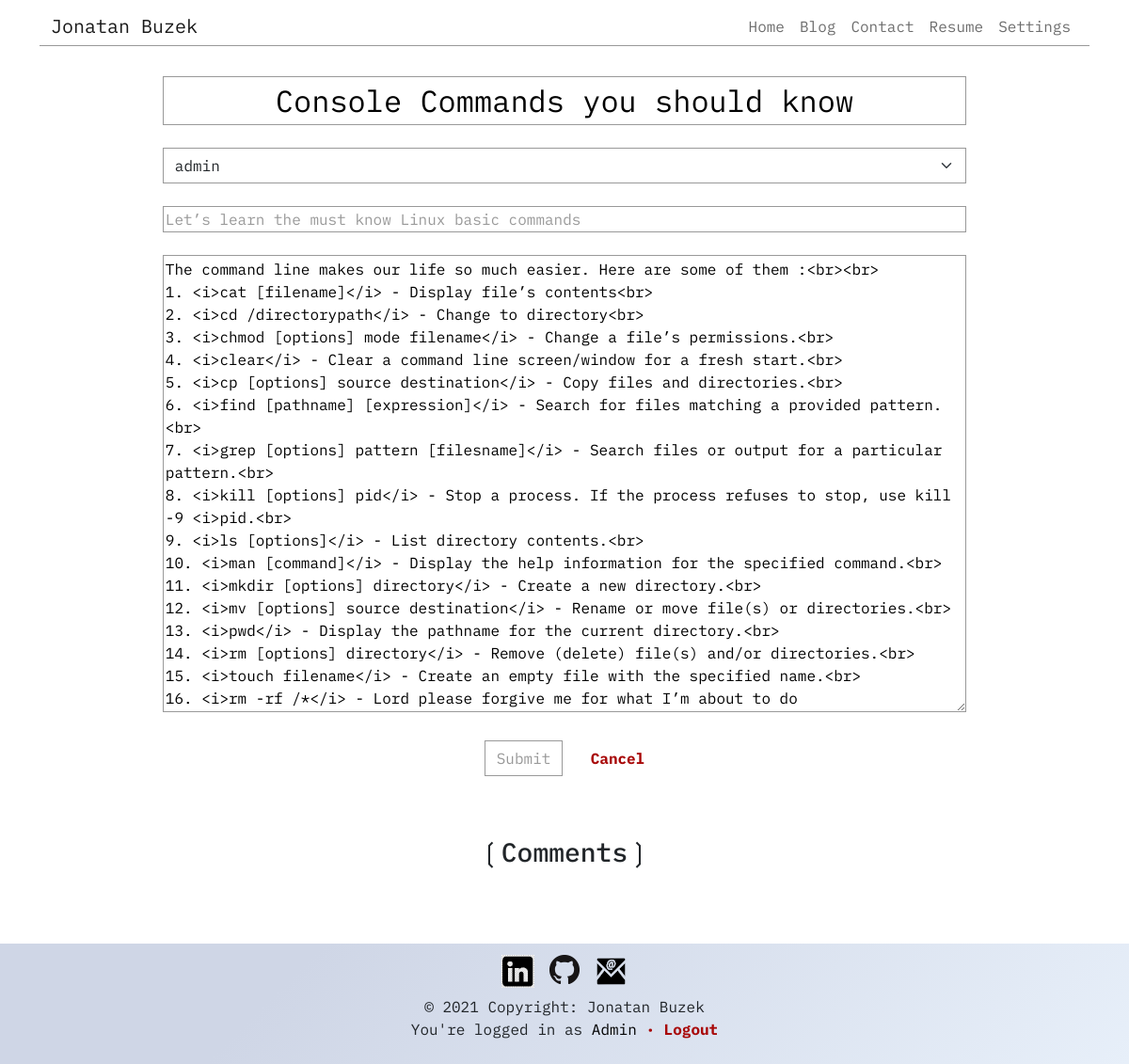
The page /index.php?action=post-edit-3 (signed in) on the database its author committed.
### tables this page shows
CREATE TABLE `posts` (
  `id` int(11) NOT NULL,
  `created_date` datetime NOT NULL,
  `updated_date` datetime DEFAULT NULL,
  `fk_author` int(11) NOT NULL,
  `title` varchar(255) NOT NULL,
  `header` text NOT NULL,
  `content` text NOT NULL
);

CREATE TABLE `users` (
  `id` int(11) NOT NULL,
  `username` varchar(255) NOT NULL,
  `password` varchar(255) NOT NULL,
  `email` varchar(255) NOT NULL,
  `user_type` varchar(20) NOT NULL DEFAULT 'visitor'
);

### public/index.php (called while the page is built, shortened)
<?php
require ROOT.'/Core/Security/Session.php';
$session = new Core\Security\Session();
if (filter_input(INPUT_GET, 'action')) {
    $action = explode('-', filter_input(INPUT_GET, 'action'));
} else {
    $action = 'homepage';
}
$app = new \App\App($action, $session);
$app->run();

### Core/Autoloader.php (called while the page is built, shortened)
<?php
class Autoloader {
    public function register() {
        spl_autoload_register(function ($class) {
            $class = str_replace('\\', '/', $class);
        });
    }
}

### App/Model/PostManager.php (called while the page is built, shortened)
<?php
class PostManager
{
    protected $pdo;
    public function __construct($pdo) {
        $this->pdo = $pdo;
    }
    public function fetch($postId) {
        $sql = 'SELECT id postId, DATE_FORMAT(updated_date, "%d.%m.%Y") updatedDate, fk_author fkAuthor, title, header, content FROM posts WHERE id = :id';
        $query = $this->pdo->prepare($sql);
        $query->bindValue('id', $postId, \PDO::PARAM_INT);
        $query->execute();
        $result = $query->fetchObject('App\Entity\Post');
        if ($result) {
            return $result;
        } else {
            return -1;
        }
    }
}

### App/Entity/Post.php (called while the page is built, shortened)
<?php
class Post
{
    protected $postId;
    protected $fkAuthor;
    protected $title;
    protected $header;
    protected $content;
    public function getId(): int
    {
        return $this->postId;
    }
    public function getFkAuthor()
    {
        return $this->fkAuthor;
    }
    public function getTitle(): string
    {
        return $this->title;
    }
    public function getHeader(): string
    {
        return $this->header;
    }
    public function getContent(): string
    {
        return $this->content;
    }
}

### App/Model/UserManager.php (called while the page is built, shortened)
<?php
class UserManager {
    protected $pdo;
    public function __construct($pdo) {
            $this->pdo = $pdo;
    }
    public function fetch(User $user) {
        $sql = 'SELECT id userId, username, password, email, user_type FROM users WHERE id = :id OR username = :username';
        $query = $this->pdo->prepare($sql);
        $query->bindValue(':id', $user->getId(), \PDO::PARAM_INT);
        $query->bindValue(':username', $user->getUsername());
        $query->execute();
        $result = $query->fetchObject('App\Entity\User');
        if ($result) {
            return $result;
        } else {
            return -1;
        }
    }
    public function authorList() {
        $sql = 'SELECT id, username FROM users WHERE user_type = "admin" ORDER BY username';
        $query = $this->pdo->prepare($sql);
        $query->execute();
        $authors_list = $query->fetchAll();
        $authors = array();
        foreach ($authors_list as $author) {
            $authors[$author['id']] = $author['username'];
        }
        return $authors;
    }
}

### App/Entity/User.php (called while the page is built, shortened)
<?php
class User
{
    protected $userId;
    protected $username;
    public function getId()
    {
        return $this->userId;
    }
    public function setId(int $userId)
    {
        $this->userId = $userId;
    }
    public function getUsername()
    {
        return $this->username;
    }
}

### App/Model/CommentManager.php (called while the page is built, shortened)
<?php
class CommentManager
{
    protected $pdo;
    public function __construct($pdo) {
        $this->pdo = $pdo;
    }
    public function fetchAllFromPost($post) {
        $sql = 'SELECT id commentId, DATE_FORMAT(created_date, "%d.%m.%Y-%H:%i:%s") createdDate, fk_author fkAuthor, verified, content';
        $sql.= ' FROM comments WHERE fk_post = :post ORDER BY created_date';
        $query = $this->pdo->prepare($sql);
        $query->bindValue('post', $post, \PDO::PARAM_INT);
        $query->execute();
        $result = $query->fetchAll(\PDO::FETCH_CLASS, 'App\Entity\Comment');
        return $result;
    }
}

### Core/Security/Session.php (called while the page is built, shortened)
<?php
class Session
{
    private $session;
    public function __construct() {
        $this->session = (isset($_SESSION)) ? $_SESSION : null;
    }
    public function getSession($key) {
        return (isset($this->session[$key])?$this->session[$key]:null);
    }
}

### App/View/blog/edit.php (the view, shortened to what this page needs)
<form action="index.php?action=post-confirmEdit-<?= $post_data['post']->getId(); ?>" method="post">
    <div class="container">
        <p class="post_line_header mt-4 mb-4">
            <input class="post_input" type="text" id="post_input_title" name="title_input" value="<?= htmlspecialchars($post_data['post']->getTitle()); ?>" required="required">
        </p>
    </div>
    <div class="container">
        <p class="post_line_header">
            <select class="form-select" name="author_input" id="" required="required">
                <?php foreach ($authors as $authorId => $username) {
                    if ($authorId == $post_data['post']->getFkAuthor()) { ?>
                        <option value="<?= $authorId; ?>" selected="selected"><?= htmlspecialchars($username); ?></option>
                    <?php } else { ?>
                        <option value="<?= $authorId; ?>"><?= htmlspecialchars($username); ?></option>
                    <?php }
                    } ?>
            </select>
        </p>
        <p class="post_line_header mt-4">
            <input class="post_input" type="text" id="post_input_header" name="header_input" value="<?= htmlspecialchars($post_data['post']->getHeader()); ?>" required="required">
        </p>
        <p class="post_line_content mt-4">
            <textarea class="post_input" name="content_input"
                      rows="20" required="required"><?= $post_data['post']->getContent(); ?></textarea>
        </p>
        <div class="form_submit_div mt-4" id="post_form_submit_div">
            <div class="form_submit_sub_div">
                <button type="submit" class="submit_form_btn btn btn-primary">Submit</button>
            </div>
            <div class="form_submit_sub_div">
                <a class="cancel_link" href="index.php?action=post-index">Cancel</a>
            </div>
        </div>
    </div>
</form>
<div class="container comments_div">
    <h3 class="mt-3 mb-3">&#10098;Comments&#10099;</h3>
</div>
<?php
$page_body = ob_get_clean();
require ROOT . '/App/View/template.php';
?>

### App/View/template.php (shortened to what this page needs)
<!DOCTYPE html>
<html lang="en">
<head>
    <link href="https://cdn.jsdelivr.net/npm/bootstrap@5.0.0/dist/css/bootstrap.min.css" rel="stylesheet">
    <link href="css/style.css" rel="stylesheet" />
    <link rel="stylesheet" media="screen and (max-width: 768px)" href="css/style_768px.css" />
</head>
<body>
    <div class="container-sm" id="page_bloc">
        <nav class="navbar navbar-light navbar-expand-md bg-faded justify-content-center">
            <div class="container" id="navbar_container">
                <a href="index.php" class="navbar-brand d-flex w-50 me-auto">Jonatan Buzek</a>
                <div class="navbar-collapse collapse w-100" id="collapsingNavbar3">
                    <ul class="navbar-nav w-100 justify-content-end">
                        <li class="nav-item" id="navitem_home">
                            <a class="nav-link" href="index.php">Home</a>
                        </li>
                        <li class="nav-item">
                            <a class="nav-link" href="index.php?action=post-index">Blog</a>
                        </li>
                        <li class="nav-item">
                            <a class="nav-link" href="index.php?action=contact-form">Contact</a>
                        </li>
                        <li class="nav-item">
                            <a target="_blank" rel="noopener noreferrer" class="nav-link" href="media/CV_Jonatan_Buzek.pdf">Resume</a>
                        </li>
                        <?php if (isset($session) && $session->getSession('username') !== NULL) { ?>
                            <li class="nav-item">
                                <a class="nav-link" href="index.php?action=user-edit">Settings</a>
                            </li>
                        <?php } ?>
                    </ul>
                </div>
            </div>
        </nav>
        <div class="container">
            <?= $page_body; ?>
        </div>
        <div id="separator" style="font-size: 6em !important;">&nbsp;</div>
    </div>
    <footer class="text-center text-lg-start">
        <div class="text-center" id="footer_bloc">
            <div id="social_links_bloc">
                <div class="icon_img">
                    <a target="_blank" rel="noopener noreferrer" href="https://www.linkedin.com/in/jonatanbuzek/" title="linkedin">
                        <img src="media/icon/in.png">
                    </a>
                </div>
                <div class="icon_img">
                    <a target="_blank" rel="noopener noreferrer" href="https://github.com/jonatanocr" title="gitHub">
                        <img src="media/icon/GitHub-Mark-32px.png">
                    </a>
                </div>
                <div class="icon_img">
                    <a target="_blank" rel="noopener noreferrer" href="mailto:buzek.jonatan@gmail.com" title="buzek.jonatan@gmail.com">
                        <img src="media/icon/email.png">
                    </a>
                </div>
            </div>
            <div id="footer_txt">
            © 2021 Copyright: Jonatan Buzek
            <?php if (isset($session) && $session->getSession('username') !== NULL) { ?>
                <br>You're logged in as <span style="color: black">
                    <?= htmlspecialchars(ucfirst($session->getSession('username'))); ?>
                </span>
                <a href="index.php?action=user-logout" id="logout_link"> · Logout</a>
            <?php } else { ?>
                    <br>
                <a class="login_link" href="index.php?action=user-login">Login</a>
                <a class="login_link" href="index.php?action=user-register">Register</a>
            <?php }
            ?>
            </div>
        </div>
    </footer>
</body>
</html>

### public/css/style.css (style rules this page uses)
html { height: 100%; }
body { min-height: 100%; font-family: 'IBM Plex Mono', monospace; }
#page_bloc { margin-bottom: 4em; }
.nav-link, .login_link, #register_page_link { color: #6d6d6d !important; }
#logout_link, #delete_user_link, .cancel_link { color: #a80707; text-decoration: none; font-weight: bold; }
#navbar_container { border-bottom: 1px solid #999; }
footer { position: fixed; height: 8em; bottom: 0; left: 0; right: 0; margin-bottom: 0; }
#footer_bloc { padding: 2.5em 0 3.5em 0; height: 100%; display: flex; flex-direction: column; justify-content: center; align-items: center; background-color: #e7eff9; background-image: linear-gradient(315deg, #e7eff9 0%, #cfd6e6 74%); }
#social_links_bloc { display: flex; }
.icon_img { margin: 0.5em 0.5em 0.5em 0.5em !important; }
h1, h3, .comments_separator { text-align: center; }
.post_line_header, .post_line_content { margin-left: 10%; margin-right: 10%; }
.post_line_header { margin-bottom: 0; color: #999; }
.comments_div { margin-top: 4em; padding-bottom: 3em; }
.post_input { width: 100%; }
#post_input_title { text-align: center; font-size: 2em; }
#post_input_header { color: #999; }
#post_form_submit_div { margin: auto; max-width: 200px; }
.form-control, .form-select { border-radius: 0; }
.form-control, textarea, .post_input, .form-select { border: 1px solid #999 !important; }
.submit_form_btn { margin: auto; background-color: transparent; border: 1px solid #999; border-radius: 0; color: #999; }
.form_submit_div { display: flex; justify-content: space-around; align-items: center; }
.form_submit_sub_div { vertical-align: center; }

### public/css/style_768px.css (style rules this page uses)
#separator { font-size: 0.5em; }
footer { height: 4em; }
#social_links_bloc { display: none; }
.blog_line_title, .blog_line_description, .blog_line_add, .post_line_header, .post_line_content, .comments_line { margin-left: 0 !important; margin-right: 0 !important; }
.post_line_header, .post_line_content, .comments_line, form { max-width: 100% !important; }
footer { height: 5em !important; }
#footer_bloc { padding: 2.5em 0 3.5em 0 !important; }

### rows shown on the page
posts: title_input "Console Commands you should know", header_input "Let’s learn the must know Linux basic commands", content_input "The command line makes our life so much easier. Here are some of them :<br><br> 1. <i>cat [filename]</i> - Display file’s contents<br> 2. <i>cd /directorypath</i> - Change to directory<br> 3. <i>chmod [options] mode filename</i> - Change a file’s permissions.<br> 4. <i>clear</i> - Clear a command line screen/window for a fresh start.<br> 5. <i>cp [options] source destination</i> - Copy files and directories.<br> 6. <i>find [pathname] [expression]</i> - Search for files matching a provided pattern.<br> 7. <i>grep [options] pattern [filesname]</i> - Search files or output for a particular pattern.<br> 8. <i>kill [options] pid</i> - Stop a process. If the process refuses to stop, use kill -9…"
users: username "Admin"

### other values the page prints
form field author_input "admin"
